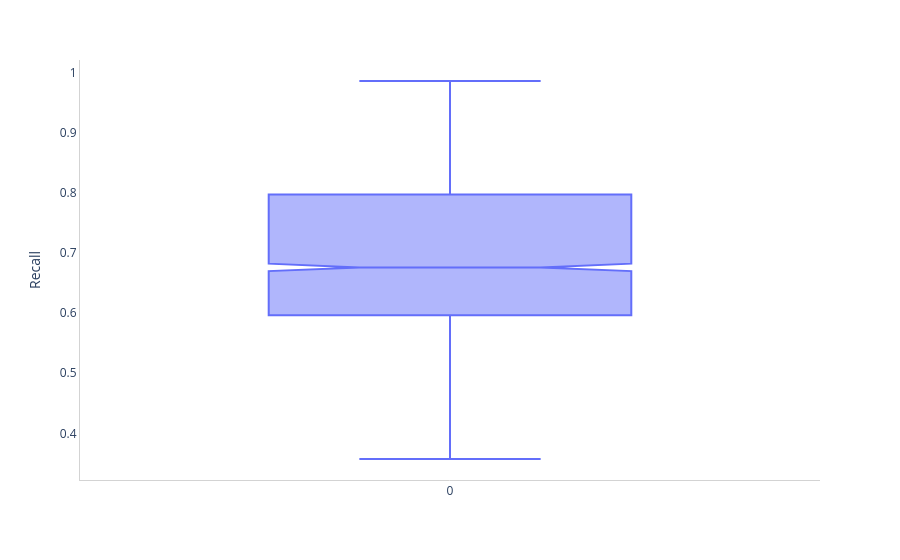

Write notebook code for a chart like this one.
### Code cell
PX.box(scores['recall'], xaxes = {'title': ''}, yaxes = {'title': 'Recall'})

### Figure 1 — Plotly figure (JSON) as saved in the notebook; plotly's stock layout.template omitted (floating-point values rounded to 4 significant figures; data arrays with more than 128 entries replaced by an {"elided": "..."} marker saying what was removed)
{"data": [{"alignmentgroup": "True", "boxpoints": "outliers", "hovertemplate": "variable=%{x}<br>value=%{y}<extra></extra>", "legendgroup": "", "marker": {"color": "#636efa"}, "name": "", "notched": true, "offsetgroup": "", "orientation": "v", "showlegend": false, "type": "box", "x": {"elided": "2600 str values"}, "x0": " ", "xaxis": "x", "y": {"elided": "2600 float values"}, "y0": " ", "yaxis": "y"}], "layout": {"boxmode": "group", "legend": {"tracegroupgap": 0}, "margin": {"t": 60}, "paper_bgcolor": "rgba(255, 255, 255, 1.0)", "plot_bgcolor": "rgba(255, 255, 255, 1.0)", "showlegend": false, "width": 900, "xaxis": {"anchor": "y", "domain": [0, 1], "linecolor": "LightGrey", "linewidth": 1, "showline": true, "title": {"text": ""}}, "yaxis": {"anchor": "x", "domain": [0, 1], "linecolor": "LightGrey", "linewidth": 1, "showgrid": false, "showline": true, "title": {"text": "Recall"}}}}
